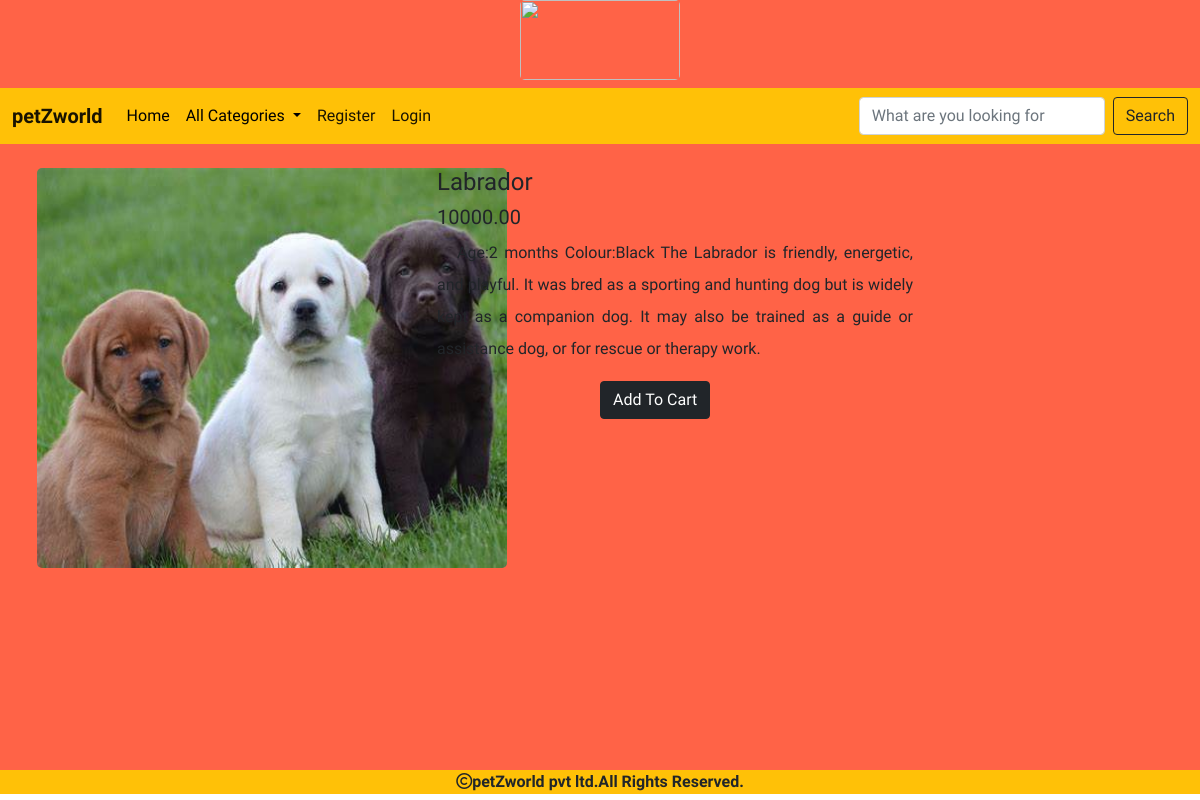
The page /detail/Labrador on the database its author committed.
### shop/models.py (models this page shows, shortened)
class Product(models.Model):
    name=models.CharField(max_length=200)
    desc=models.TextField()
    image=models.ImageField(upload_to='shop/products',blank=True,null=True)
    price=models.DecimalField(max_digits=10,decimal_places=2)
    category=models.ForeignKey(Category,on_delete=models.CASCADE)
    stock=models.IntegerField()
    available=models.BooleanField(default=True)
    created=models.DateTimeField(auto_now_add=True)
    updated=models.DateTimeField(auto_now=True)

### shop/views.py (the view)
# urls.py: path('detail/<p>',views.detail,name='detail'),
def detail(request,p):
    product=Product.objects.get(name=p)
    return render(request,'detail.html',{'p':product})

### cart/context_processors.py (called while the page is built, shortened)
def productcount(request):
    item_count=0
    return {'count':item_count}

### shop/context_processors.py (called while the page is built)
def menu_links(request):
    c=Category.objects.all()
    return{'links':c}

### templates/detail.html (shortened to what this page needs)
{% extends 'base.html' %}
{% load static %}
{% block content %}
<div class="container-fluid mt-4" style="margine-bottom:100px;margin-left:25px">
<div class="row">
  <div class="col-sm-4"><img src="{{p.image.url}}"height="400px" width="470px"></div>
   <div class="col-sm-5">
     <h4>{{p.name}}</h4>
     <h5>{{p.price}}</h5>
     <p style="text-indent:20px;line-height:2;text-align:justify">{{p.desc}}</p>
       {% if user.is_superuser == False %}
       {% if p.stock <= 0 %}
       <h4>Out of Stock</h4>
       {% else %}
       <h4><a href="{% url 'cart:addtocart' p.name %}" class="btn btn-dark" style="position:absolute;left:50%;">Add To Cart </a></h4>
       {% endif %}
     {% endif %}
   </div>
 </div>
{% endblock %}

### static/css/xon.css (style rules this page uses)
body { background-color:#ff6347; font-family: "Madimi One", sans-serif; }
img { border-radius: 5px 5px; }

### rows shown on the page
Product: image (picture), name "Labrador", price "10000.00", desc "Age:2 months Colour:Black The Labrador is friendly, energetic, and playful. It was bred as a sporting and hunting dog but is widely kept as a companion dog. It may also be trained as a guide or assistance dog, or for rescue or therapy work."
